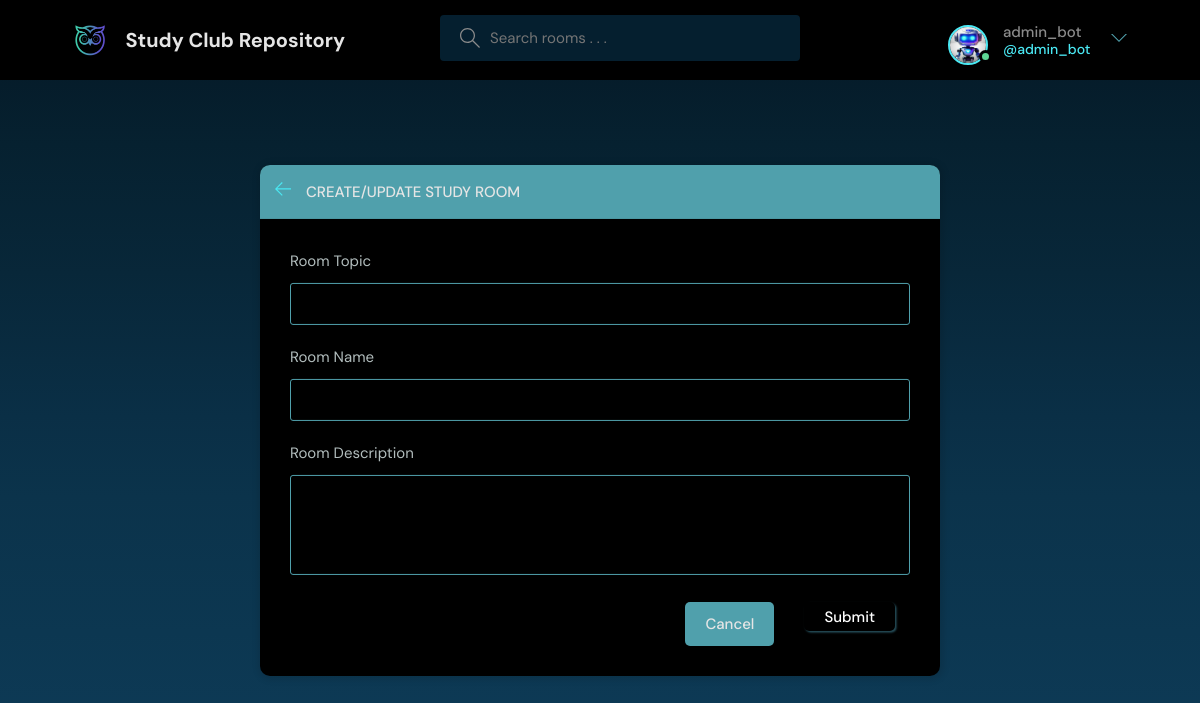
/create-room/ (signed in), run on the app's committed database.
### base/models.py (models this page shows)
class User(AbstractUser):
    name = models.CharField(max_length=200, null=True)
    email = models.EmailField(unique=True, null=True)
    bio = models.TextField(null=True)
    avatar = models.ImageField(null=True, default="blue.jpg")
    USERNAME_FIELD = 'email'
    REQUIRED_FIELDS = []

### base/views.py (the view, shortened to what this page needs)
# urls.py: path('create-room/', views.createRoom, name ="create-room"),
@login_required(login_url = 'login')
def createRoom(request):
    form = RoomForm()
    topics = Topic.objects.all()
    context = {'form':form, 'topics' : topics}
    return render(request, 'base/room_form.html', context)

### base/forms.py
class RoomForm(ModelForm):
    class Meta:
        model = Room
        fields = '__all__'
        exclude = ['host', 'participants']

### base/templates/base/room_form.html (shortened to what this page needs)
{%  extends 'main.html' %}
{% block content %}
  <main class="create-room layout">
    <div class="container">
      <div class="layout__box">
        <div class="layout__boxHeader">
          <div class="layout__boxTitle">
            <a href="{% url 'home' %}">
              <svg version="1.1" xmlns="http://www.w3.org/2000/svg" width="32" height="32" viewBox="0 0 32 32">
                <title>arrow-left</title>
                <path
                  d="M13.723 2.286l-13.723 13.714 13.719 13.714 1.616-1.611-10.96-10.96h27.625v-2.286h-27.625l10.965-10.965-1.616-1.607z">
                </path>
              </svg>
            </a>
            <h3>Create/Update Study Room</h3>
          </div>
        </div>
        <div class="layout__body">
          <form class="form" action="" method="POST">
            <div class="form__group">
              <label for="room_topic">Room Topic</label>
              <input  required type="text" value="{{room.topic.name}}" name="topic" list="topic-list">
            </div>
            <div class="form__group">
              <label for="room_name">Room Name</label>
              {{form.name}}
            </div>
            <div class="form__group">
              <label for="room_description">Room Description</label>
              {{form.description}}
            </div>
            <div class="form__action">
              <a class="btn btn--dark" href="{% url 'home' %}">Cancel</a>
              <button class="btn btn--main" type="submit">Submit</button>
            </div>
          </form>
        </div>
      </div>
    </div>
  </main>
  {% endblock %}

### templates/navbar.html (shortened to what this page needs)
{% load static %}
<header class="header header--loggedIn">
    <div class="container">
      <a href="{% url 'home' %}" class="header__logo">
        <img src="{% static 'images/logo.png' %}" />
        <h1 class="shadoww">Study Club Repository</h1>
      </a>
      <form class="header__search" method="GET" action= "{% url 'home' %}">
        <label>
          <input type="text" name="q" placeholder="Search rooms . . .">
        </label>
      </form>
      <nav class="header__menu">
        {% if request.user.is_authenticated %}
        <div class="header__user">
          <a href="{% url 'user-profile' user.id%}">
            <div class="avatar avatar--medium active">
              <img src="{{request.user.avatar.url}}" />
            </div>
            <p>{{request.user.username}}<span>@{{request.user.username}}</span></p>
          </a>
          <button class="dropdown-button">
            <svg version="1.1" xmlns="http://www.w3.org/2000/svg" width="32" height="32" viewBox="0 0 32 32">
              <title>chevron-down</title>
              <path d="M16 21l-13-13h-3l16 16 16-16h-3l-13 13z"></path>
            </svg>
          </button>
        </div>
        {% else %}
        <a href="{% url 'login' %}">
          <img src="{% static 'images/Logout.png' %}" />
          <p>Login</p>
        </a>
        {% endif %}
      </nav>
    </div>
  </header>

### data on the page
User: user.avatar (picture), user.username "admin_bot"
